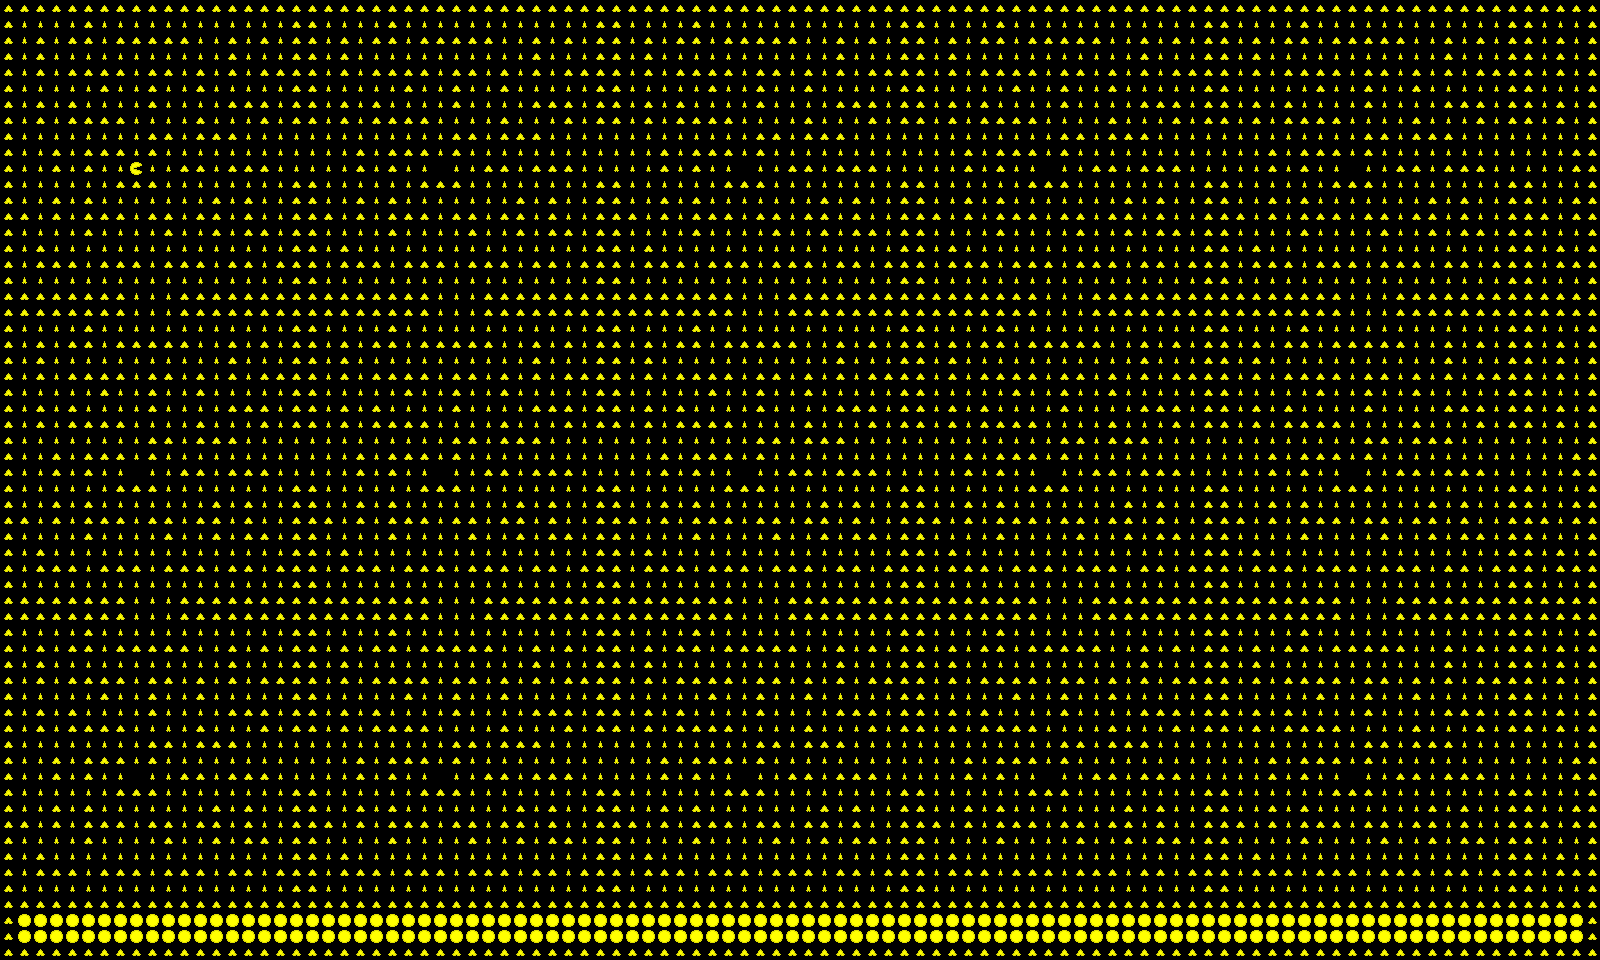

A level layout from a 2D game, rendered from its tile map. Below: a short description, then the map file with tile-grid data replaced by summaries:
An orthogonal 100x60 tile map with 16x16 px tiles, 1 tile layer (tiles).

<map version="1.2" tiledversion="1.2.1" orientation="orthogonal" renderorder="left-up" width="100" height="60" tilewidth="16" tileheight="16" infinite="0" nextlayerid="16" nextobjectid="1">
 <tileset firstgid="1" source="../tilesets/tileset.tsx" />
 <layer id="15" name="tiles" width="100" height="60">
  <data>[6000 cells, 5986 non-empty, 4 distinct tile ids]</data>
 </layer>
</map>